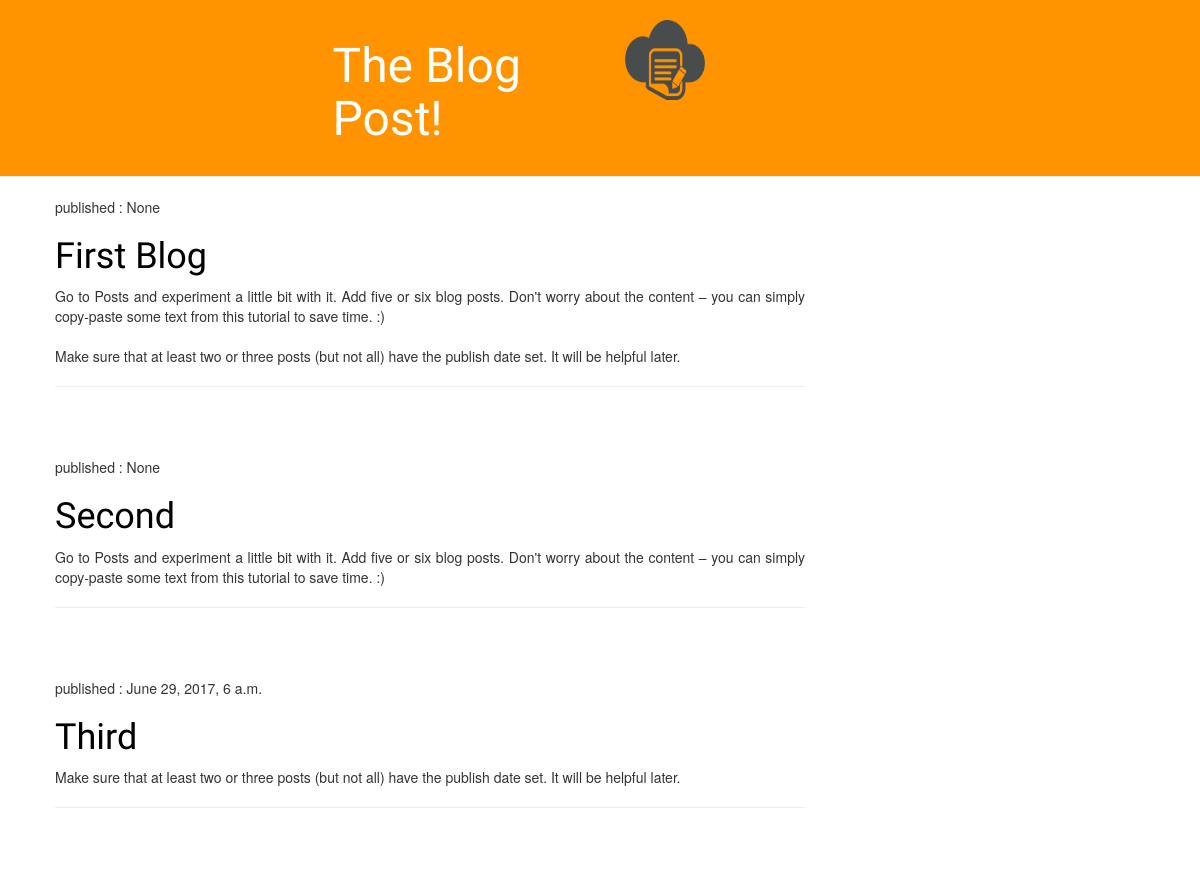
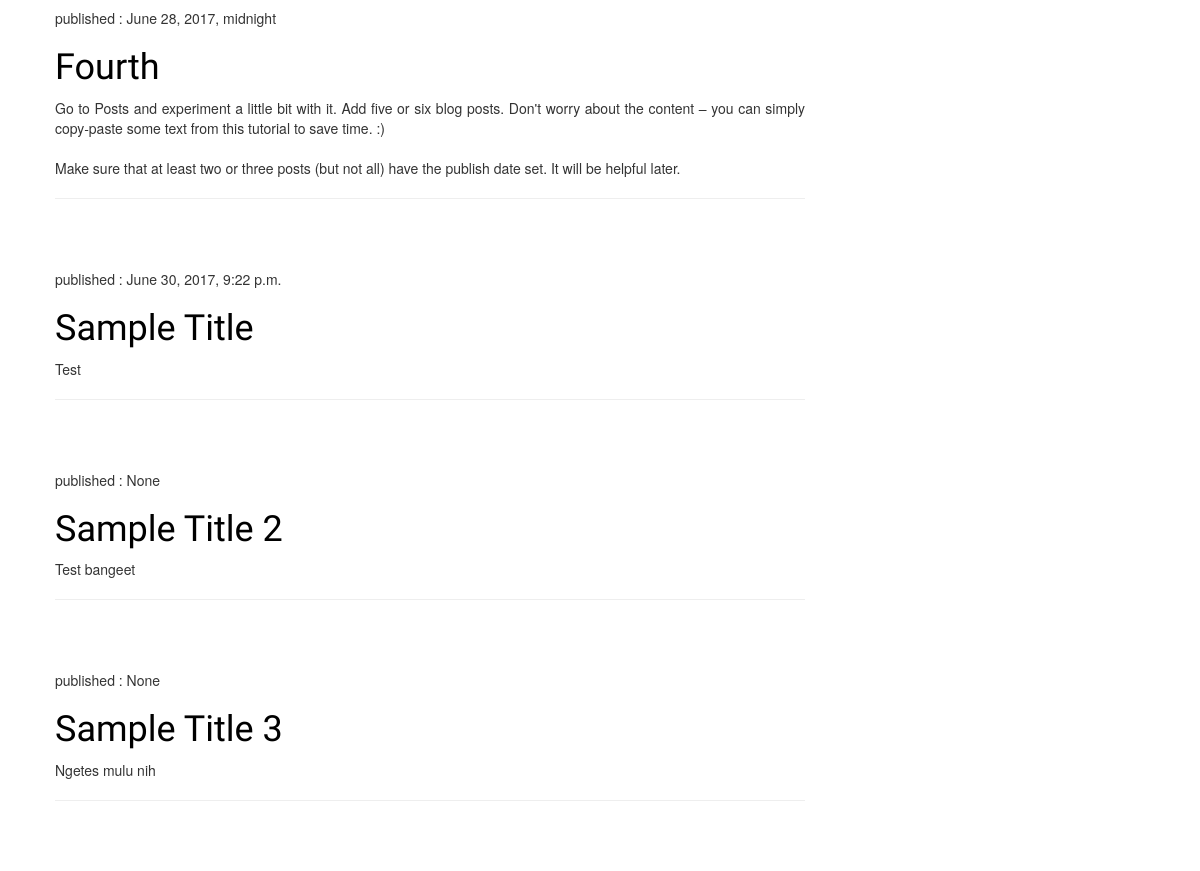
Before: / with the older database file (2 pictures, top to bottom).
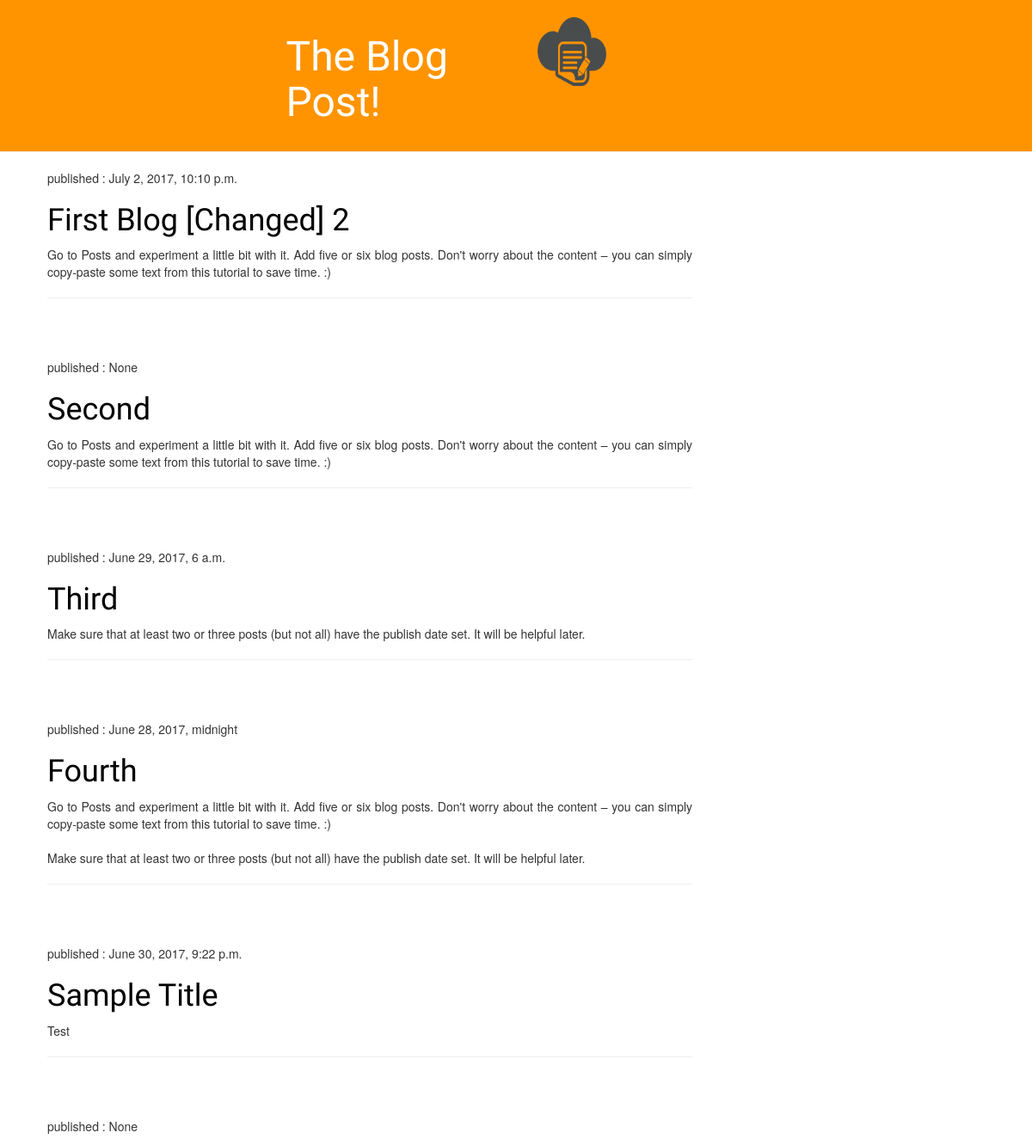
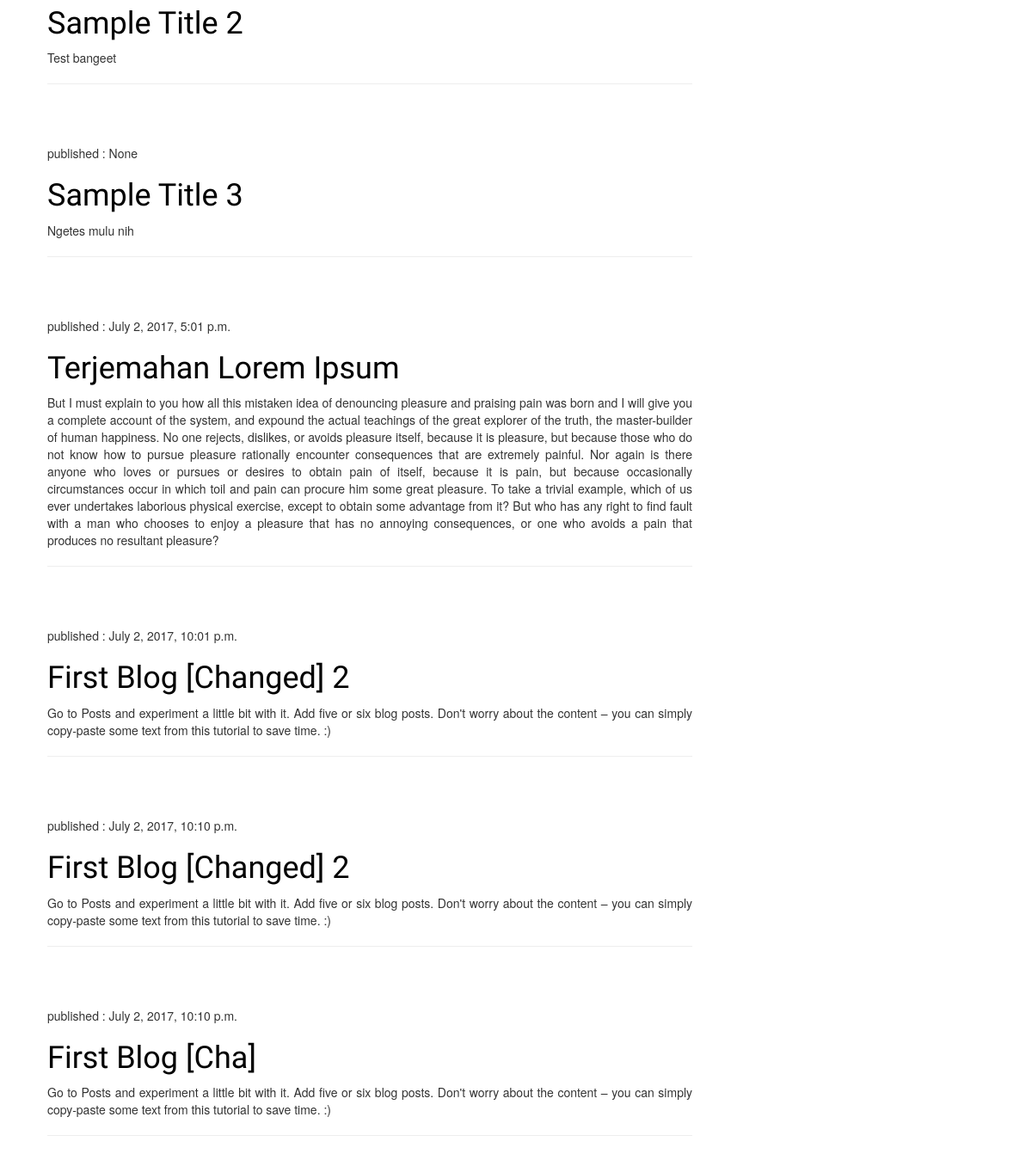
After: the same page with the newer database file (2 pictures, top to bottom).
### blog/models.py (models this page shows, shortened)
class Post(models.Model):
	author = models.ForeignKey('auth.User')
	title = models.CharField(max_length=200)
	tex = models.TextField()
	created_date = models.DateTimeField(default=timezone.now)
	published_date = models.DateTimeField(blank=True,null=True)

### blog/views.py (the view)
# urls.py: url(r'^$', views.post_list, name='post_list'),
def post_list(request):
	posts = Post.objects.all()
	return render(request, 'blog/post_list.html', {'posts':posts})

### blog/templates/blog/post_list.html
{% extends 'blog/base.html' %}
{% block content %}
{% for post in posts %}
<div class="post">
    <p>published : {{ post.published_date }} </p>
    <h1><a href="{% url 'post_detail' pid=post.pk %}">{{ post.title }}</a></h1>
    <p>{{ post.tex|linebreaksbr }}</p>
    <hr>
</div>
{% endfor %}
{% endblock %}

### blog/templates/blog/base.html (shortened to what this page needs)
<!DOCTYPE html>
{% load staticfiles %}
<html>
<head>
	<link rel="stylesheet" type="text/css" href="//maxcdn.bootstrapcdn.com/bootstrap/3.2.0/css/bootstrap.min.css">
	<link rel="stylesheet" type="text/css" href="//maxcdn.bootstrapcdn.com/bootstrap/3.2.0/css/bootstrap-theme.min.css">
	<link rel="stylesheet" type="text/css" href="{% static 'css/blog.css' %}">
</head>
<body>
    <div class="page-header">
        <div class="row">
            <div class="col-md-3">
            </div>
            <div class="col-md-3">
                <h1>
                    <a href="{% url 'post_list' %}">The Blog Post!</a>
                </h1>
            </div>
            <div class="col-md-3">
                <img src="{% static 'images/cloud-pencil-document.png' %}" style="width:80px; height:80px;"/>
            </div>
        </div>
    </div>
    <div class="content container">
        <div class="row">
            <div class="col-md-8">
                	{% block content %}
                    {% endblock %}
            </div>
        </div>
    </div>
</body>
</html>

### blog/static/css/blog.css (style rules this page uses)
.page-header { background-color: #ff9400; margin-top: 0; padding: 20px 20px 20px 40px; }
.page-header h1, .page-header h1 a, .page-header h1 a:visited, .page-header h1 a:active { color: #ffffff; font-size: 36pt; text-decoration: none; }
.content { margin-left: 40px; }
h1, h2, h3, h4 { font-family: 'Lobster', cursive; }
.post { margin-bottom: 70px; }
.post h1 a, .post h1 a:visited { color: #000000; }
.post p { text-align: justify; }

Changed rows visible on the page:
changed Post (number 1 of 11 on the later page): published_date "None" → "July 2, 2017, 10:10 p.m."; title "First Blog" → "First Blog [Changed] 2"; tex "…to save time. :) Make sure that at least two or three posts (but not all) have the publish date set. It will be helpful later." → "…to save time. :)"
added Post: published_date "July 2, 2017, 5:01 p.m.", title "Terjemahan Lorem Ipsum", tex "But I must explain to you how all this mistaken idea of denouncing pleasure and praising pain was born and I will give you a complete account of the system, and expound the actual teachings of the great explorer of the truth, the master-builder of human happiness. No one rejects, dislikes, or avoids pleasure itself, because it is pleasure, but because those who do not know how to pursue pleasure rationally encounter consequences that are extremely painful. Nor again is there anyone who loves or pursues or desires to obtain pain of itself, because it is pain, but because occasionally circumstances occur in which toil and pain can procure him some great pleasure. To take a trivial example,…"
added Post: published_date "July 2, 2017, 10:01 p.m.", title "First Blog [Changed] 2", tex "Go to Posts and experiment a little bit with it. Add five or six blog posts. Don't worry about the content – you can simply copy-paste some text from this tutorial to save time. :)"
added Post: published_date "July 2, 2017, 10:10 p.m.", title "First Blog [Changed] 2", tex "Go to Posts and experiment a little bit with it. Add five or six blog posts. Don't worry about the content – you can simply copy-paste some text from this tutorial to save time. :)"
added Post: published_date "July 2, 2017, 10:10 p.m.", title "First Blog [Cha]", tex "Go to Posts and experiment a little bit with it. Add five or six blog posts. Don't worry about the content – you can simply copy-paste some text from this tutorial to save time. :)"
